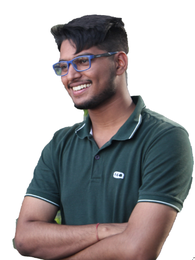
%> input picture octave/new/test.png, 195 x 260 px, shrunk from 453 x 605 before the run
$ octave test.m   (GNU Octave 9; MATLAB toolbox functions it lacks are replaced by stand-ins)
%> lines starting %> are read from the running program, lines starting %| are printed output that depends on the picture

for i = 1:10
im = imread('test.png');
%> im is the input picture: size 260x195x3 uint8; mean R, G, B 164.8, 162.6, 163.7
imflat = double(reshape(im, size(im,1) * size(im,2), 3));
[kIDs, kC] = kmeans(imflat, i + 3, 'Display', 'iter', 'MaxIter', 150, 'Start', 'sample');
%> kC = [47.23 62.28 68.91; 181.8 148.4 144.1; 254.4 254.5 254.5; 125.2 99.1 95.09]

colormap = kC / 256;
%> colormap = [0.185 0.243 0.269; 0.71 0.58 0.563; 0.994 0.994 0.994; 0.489 0.387 0.371]
imout = reshape(uint8(kIDs), size(im,1), size(im,2));
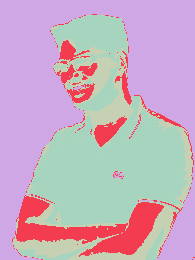
%> imout: size 260x195 uint8; 4 distinct labels, from 1 to 4; one colour per label, 0 black
imwrite(imout - 1, colormap, strcat('test_out',int2str(i),'.png'));
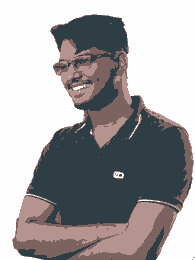
%> saved as test_out1.png: size 260x195x3 uint8; mean R, G, B 164, 161.8, 163.5
end
